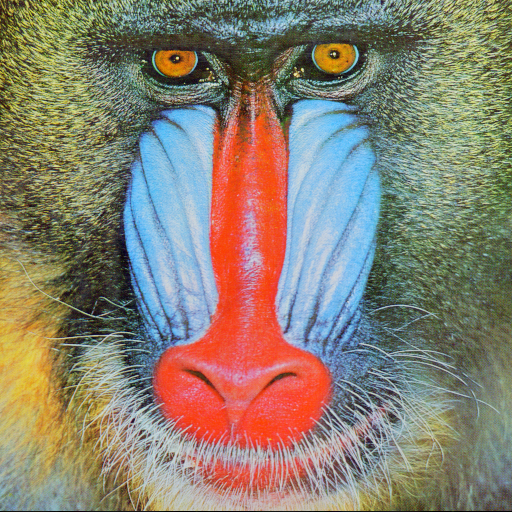
#> input picture HelloTriangle - VSCode/trabalhogb/baboon.png, 512 x 512 px
$ python trabalho3.py
#> lines starting #> are read from the running program, lines starting #| are printed output that depends on the picture
import cv2
import numpy as np

# [66 lines left out: function applySticker, not called in this run]

# Carrega a imagem de fundo e mantém uma cópia original
img = cv2.imread('baboon.png')
#> img is the input picture: shape (512, 512, 3); mean B, G, R 113.1, 128.9, 137.4
original_img = img.copy()

# Carrega os stickers com canal alpha
stickers = {
    'eyeglasses': cv2.imread('eyeglasses.png', cv2.IMREAD_UNCHANGED),
    'hat': cv2.imread('hat.png', cv2.IMREAD_UNCHANGED),
    'star': cv2.imread('star.png', cv2.IMREAD_UNCHANGED),
    'arvore': cv2.imread('arvore.png', cv2.IMREAD_UNCHANGED),
    'alce': cv2.imread('alce.png', cv2.IMREAD_UNCHANGED),
    'nascimento': cv2.imread('nascimento.png', cv2.IMREAD_UNCHANGED),
}
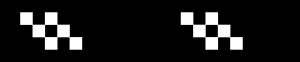
#> input picture HelloTriangle - VSCode/trabalhogb/eyeglasses.png, 300 x 62 px
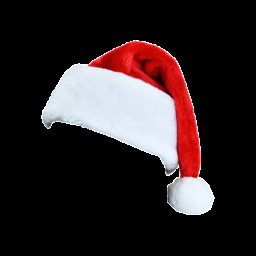
#> input picture HelloTriangle - VSCode/trabalhogb/hat.png, 256 x 256 px
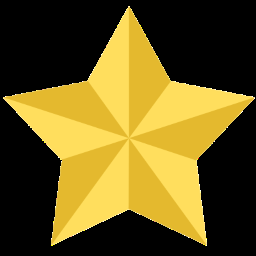
#> input picture HelloTriangle - VSCode/trabalhogb/star.png, 256 x 256 px
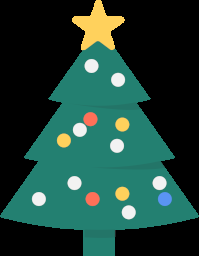
#> input picture HelloTriangle - VSCode/trabalhogb/arvore.png, 199 x 256 px
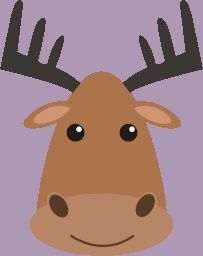
#> input picture HelloTriangle - VSCode/trabalhogb/alce.png, 203 x 256 px

# Inicializa o primeiro sticker
current_sticker = stickers['eyeglasses']
#> current_sticker is the input picture: shape (62, 300, 4); mean B, G, R, A 26.1, 26.1, 26.1, 204.6

# Lista de posições dos stickers e histórico de estados da imagem
stickers_positions = []
sticker_applied_regions = [img.copy()]
current_sticker_idx = 0  # Índice do sticker atual

# [37 lines left out: function mouse_click, not called in this run]

# Exibe a imagem inicial
cv2.imshow('image', img)

# Configura a função de callback para eventos do mouse
cv2.setMouseCallback('image', mouse_click)

# Loop principal para exibição contínua da imagem
while True:
    key = cv2.waitKey(1) & 0xFF  # Aguarda tecla pressionada
#> (key Esc is pressed here)
    if key == 27:  # Se "Esc" for pressionado, sai do loop
        break

# Fecha todas as janelas abertas
cv2.destroyAllWindows()
